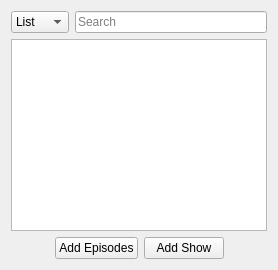
              <widget class="QWidget" name="page_List">
               <layout class="QVBoxLayout" name="verticalLayout_25">
                <item>
                 <layout class="QHBoxLayout" name="horizontalLayout_24">
                  <item>
                   <widget class="QComboBox" name="comboBox_VP_Shows_ListViewMode">
                    <property name="currentIndex">
                     <number>0</number>
                    </property>
                    <item>
                     <property name="text">
                      <string>List</string>
                     </property>
                    </item>
                    <item>
                     <property name="text">
                      <string>Icons</string>
                     </property>
                    </item>
                   </widget>
                  </item>
                  <item>
                   <widget class="QLineEdit" name="lineEdit_VP_Shows_SearchBar">
                    <property name="placeholderText">
                     <string>Search</string>
                    </property>
                    <property name="clearButtonEnabled">
                     <bool>true</bool>
                    </property>
                   </widget>
                  </item>
                 </layout>
                </item>
                <item>
                 <widget class="QListWidget" name="listWidget_VP_List_List"/>
                </item>
                <item>
                 <layout class="QHBoxLayout" name="horizontalLayout_22">
                  <item>
                   <spacer name="horizontalSpacer_2">
                    <property name="orientation">
                     <enum>Qt::Horizontal</enum>
                    </property>
                    <property name="sizeHint" stdset="0">
                     <size>
                      <width>40</width>
                      <height>20</height>
                     </size>
                    </property>
                   </spacer>
                  </item>
                  <item>
                   <widget class="QPushButton" name="pushButton_VP_List_AddEpisode">
                    <property name="text">
                     <string>Add Episodes</string>
                    </property>
                   </widget>
                  </item>
                  <item>
                   <widget class="QPushButton" name="pushButton_VP_List_AddShow">
                    <property name="text">
                     <string>Add Show</string>
                    </property>
                   </widget>
                  </item>
                  <item>
                   <spacer name="horizontalSpacer_6">
                    <property name="orientation">
                     <enum>Qt::Horizontal</enum>
                    </property>
                    <property name="sizeHint" stdset="0">
                     <size>
                      <width>40</width>
                      <height>20</height>
                     </size>
                    </property>
                   </spacer>
                  </item>
                 </layout>
                </item>
               </layout>
              </widget>
